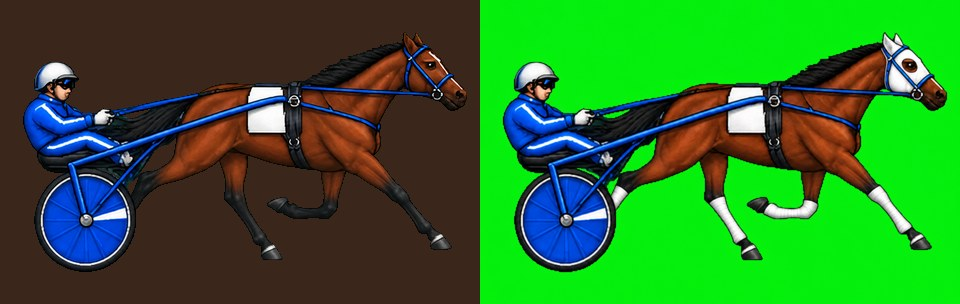
#> input picture art/astra_run/gear_diff_1.jpg, 960 x 304 px, given in place of 00.png, which was not available
$ python wire_in.py 3 .
#> lines starting #> are read from the running program, lines starting #| are printed output that depends on the picture
"""Wire the Astra runner (art/astra_run/final) into the game: game-size sheets, the replay, race data, the Tack Room model."""
import json, os, sys
import numpy as np
from PIL import Image
from scipy import ndimage

ROOT = r"C:\Users\spooh\HarnessSim"; os.chdir(ROOT)
N = int(sys.argv[1]) if len(sys.argv) > 1 else 12; SRC = sys.argv[2] if len(sys.argv) > 2 else "art/astra_run/final"
CROP = (14, 290)                                                    # source rows kept: the hooves sit on the frame's bottom edge (no floating)
W = 208; H = round((CROP[1] - CROP[0]) * W / 480)


def sheet(layer, mode="RGBA"):
#> called with layer = 'base', mode = 'RGBA'
    s = Image.new(mode, (W * N, H))
#> s: PIL image 624x120 RGBA; every value is 0
    for i in range(N):
        f = Image.open(f"{SRC}/{layer}/{i:02d}.png").convert(mode).crop((0, CROP[0], 480, CROP[1])).resize((W, H), Image.LANCZOS)
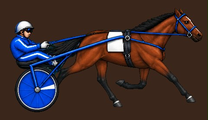
#> f: PIL image 208x120 RGBA; mean R, G, B, A 60.4, 45, 45.1, 255
        if mode == "RGBA":
            a = np.array(f); a[..., 3] = np.where(a[..., 3] > 128, 255, 0); f = Image.fromarray(a)
        else:
            f = f.point(lambda v: 255 if v > 128 else 0)
        s.paste(f, (i * W, 0))
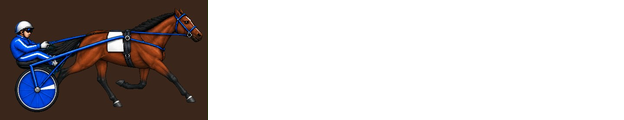
#> s: PIL image 624x120 RGBA; mean R, G, B, A 20.1, 15, 15, 85; transparent parts drawn white
#> pass 2 of the loop in sheet, `for i in range(N):`:
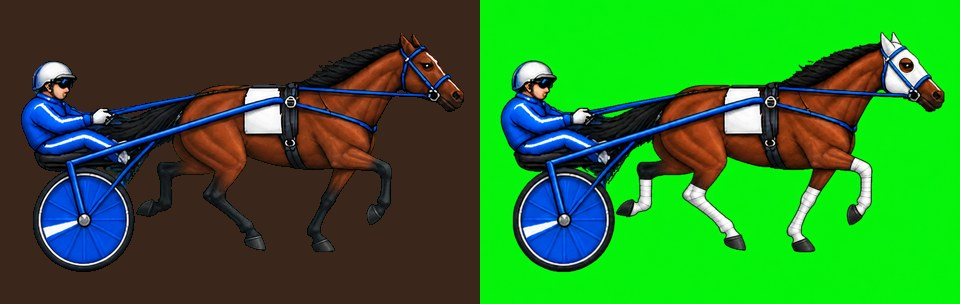
#> input picture art/astra_run/gear_diff_5.jpg, 960 x 304 px, given in place of 01.png, which was not available
#> in sheet, `f = Image.open(f"{SRC}/{layer}/{i:02d}.png").convert(mode).crop((0, CR..`:
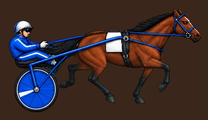
#> f: PIL image 208x120 RGBA; mean R, G, B, A 59.9, 45.2, 45.8, 255
#> in sheet, `s.paste(f, (i * W, 0))`:
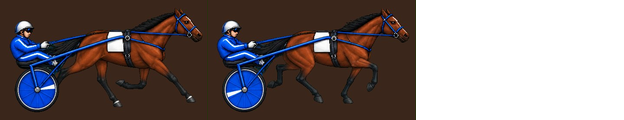
#> s: PIL image 624x120 RGBA; mean R, G, B, A 40.1, 30.1, 30.3, 170; transparent parts drawn white
    return s


os.makedirs("mockups/pixel/tack", exist_ok=True)
sheet("base").save("mockups/pixel/astra_cycle.png")
sheet("wraps").save("mockups/pixel/tack/wraps12.png"); sheet("wraps-mask", "L").save("mockups/pixel/tack/wraps12_mask.png")
#> (the run stopped early here; a loop or call above may not have finished)
